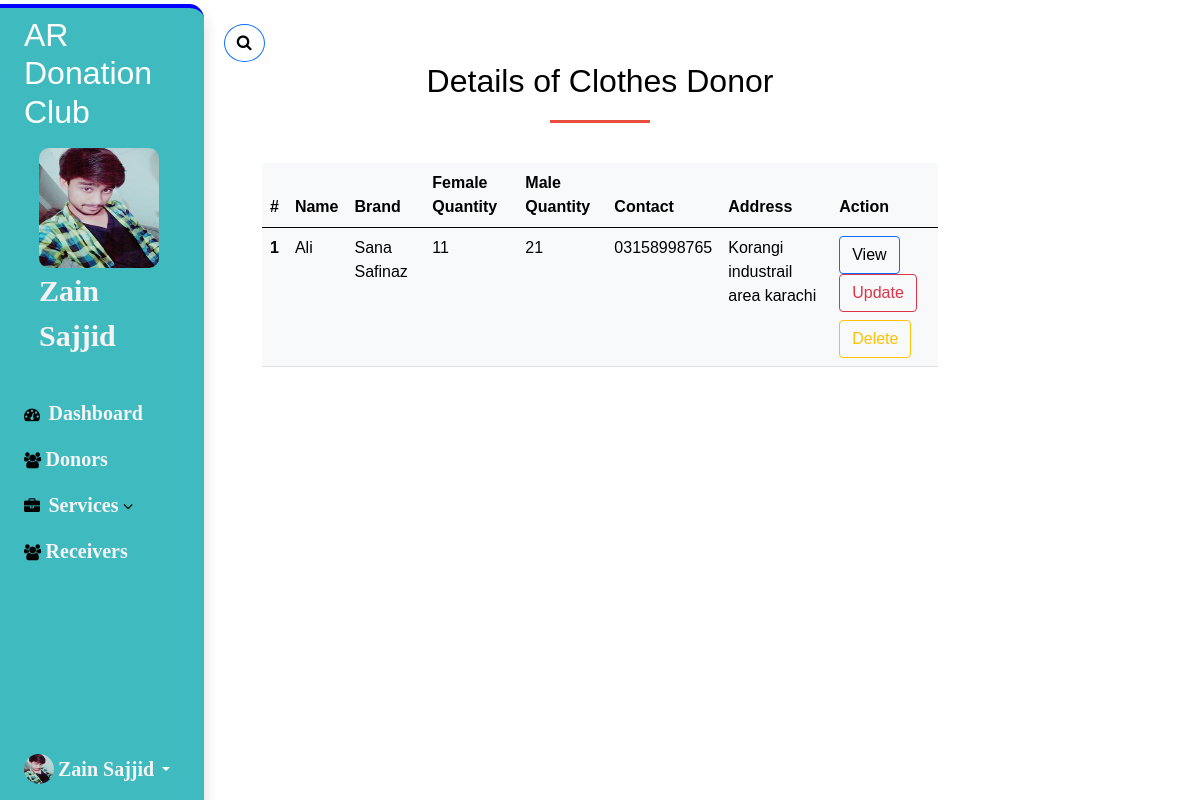
Page /NGO/dashboard/cdonor.php (signed in) on the committed database.
### tables this page shows
CREATE TABLE `team` (
  `t_id` int(11) NOT NULL,
  `t_name` varchar(200) NOT NULL,
  `t_department` varchar(200) NOT NULL,
  `t_post` varchar(200) NOT NULL,
  `t_salary` varchar(200) NOT NULL,
  `t_username` varchar(200) NOT NULL,
  `t_password` varchar(200) NOT NULL,
  `t_contact` varchar(200) NOT NULL,
  `t_city` varchar(200) NOT NULL,
  `t_address` varchar(200) NOT NULL,
  `t_gender` varchar(200) NOT NULL
);

CREATE TABLE `clothes` (
  `c_id` int(11) NOT NULL,
  `c_name` varchar(200) NOT NULL,
  `c_brand` varchar(200) NOT NULL,
  `c_mquantity` varchar(200) NOT NULL,
  `c_fquantity` varchar(200) NOT NULL,
  `c_username` varchar(200) NOT NULL,
  `c_password` varchar(200) NOT NULL,
  `c_contact` varchar(200) NOT NULL,
  `c_address` varchar(200) NOT NULL,
  `c_gender` varchar(200) NOT NULL
);

### NGO/dashboard/cdonor.php (the view, shortened to what this page needs)
<?php
include 'dbconnect.php';
include 'header.php';
$query="SELECT * FROM clothes";
$q=mysqli_query($con,$query);
?>
      <div class="col py-3 section">
      <div class="content">
   <a href="#" data-bs-toggle="modal" data-bs-target="#search">
      <button class="btn btn-outline-primary rounded-circle mt-2"><i class="fa fa-search"></i></button>
   </a>
</div>
         <h2 class="section-head">Details of Clothes Donor</h2>
           <div class="row">
             <div class="col-7 mx-auto">
               <table class="table table-light">
                <thead>
                  <tr>
                <th scope="col">#</th>
                <th scope="col">Name</th>
                <th scope="col">Brand</th>
                <th scope="col">Female Quantity</th>
                <th scope="col">Male Quantity</th>
                <th scope="col">Contact</th>
                <th scope="col">Address</th>
                <th scope="col">Action</th>
                  </tr>
                </thead>
  <?php
      while($row=mysqli_fetch_array($q)){
  ?>
                <tbody>
                  <tr>
                    <th scope="row"><?php echo $row['c_id']?></th>
                    <td> <a href="clothesprofile.php?r=<?php echo $row['c_id']?>"> <?php echo $row['c_name']?> </a> </td>
                    <td> <?php echo $row['c_brand']?></td>
                    <td> <?php echo $row['c_mquantity']?></td>
                    <td> <?php echo $row['c_fquantity']?></td>
                    <td><?php echo $row['c_contact']?></td>
                    <td><?php echo $row['c_address']?></td>
                    <td>
                  <button type="btn" class="btn btn-outline-primary">  <a href="clothesprofile.php?r=<?php echo $row['c_id']?>">View</a> </button>
                  <a href="clothesedit.php?r=<?php echo $row['c_id']?>">
                  <button type="btn" class="btn btn-outline-danger">Update</button>
                  </a>
                  <br>
                  <a href="clothesdelete.php?r=<?php echo $row['c_id']?>">
                  <button type="btn" class="btn btn-outline-warning mt-2">Delete</button>
                  </a>
                 </td>
                  </tr>
                </tbody>
    <?php
      }
    ?>
              </table>
        </div>
    </div>
</div>
</div>
</div>
</body>
</html>

### NGO/dashboard/header.php (shortened to what this page needs)
<?php
include 'dbconnect.php';
$id=$_SESSION['id'];
$query="SELECT * FROM team WHERE t_id='".$id."'";
$q=mysqli_query($con,$query);
$row=mysqli_fetch_array($q);
?>
<!DOCTYPE html>
<!DOCTYPE html>
<html lang="en">
<head>
    <link rel="stylesheet" href="../assets/css/bootstrap.min.css">
    <link rel="stylesheet" href="../assets/css/style.css">
    <link rel="stylesheet" href="https://cdnjs.cloudflare.com/ajax/libs/font-awesome/4.7.0/css/font-awesome.min.css">
</head>
<body>
  <div class="container-fluid">
    <div class="row flex-nowrap">
        <div class="col-auto sidebar col-md-3 col-xl-2 px-sm-2 px-1 bg-light mt-1 shadow">
            <div class="d-flex flex-column align-items-center align-items-sm-start px-3 pt-2 text-white min-vh-100">
              <h2>AR Donation Club</h2>
              <div class="admin-img col-md-3">
                <img src="../assets/img/rahman.jpg">
              </div>
                <a href="dashboard.php" class="admin d-flex align-items-center pb-3 mb-md-0 me-md-auto text-dark text-decoration-none">
                    <span class="fs-5 d-none d-sm-inline"><?php echo $row['t_name']?></span>
                </a>
                <ul class="nav nav-pills flex-column mb-sm-auto mb-0 align-items-center align-items-sm-start mt-3" id="menu">
                    <li class="nav-item">
                        <a href="dashboard.php" class="nav-link align-middle px-0 text-black">
                          <i class="fa fa-tachometer" aria-hidden="true"></i> <span class="ms-1 d-none d-sm-inline">Dashboard</span>
                        </a>
                    </li>
                    <li>
                      <a href="donors.php" class="nav-link px-0 align-middle">
                        <i class="fa fa-users" aria-hidden="true"></i>  <span class="d-none d-sm-inline">Donors</span></a>
                  </li>
                    <li>
                        <a href="#submenu1" data-bs-toggle="collapse" class="nav-link px-0 align-middle">
                          <i class="fa fa-briefcase" aria-hidden="true"></i> <span class="ms-1 d-none d-sm-inline">Services</span> <i class="fa fa-angle-down" aria-hidden="true"></i></a>
                    </li>
                    <li>
                      <a href="receiver.php" class="nav-link px-0 align-middle">
                        <i class="fa fa-users" aria-hidden="true"></i>  <span class="d-none d-sm-inline">Receivers</span></a>
                  </li>
                </ul>
                <div class="dropdown pb-4">
                    <a href="#" class="d-flex align-items-center text-white text-decoration-none dropdown-toggle" id="dropdownUser1" data-bs-toggle="dropdown" aria-expanded="false">
                        <img src="../assets/img/rahman.jpg" width="30" height="30" class="rounded-circle">
                        <span class="d-none d-sm-inline mx-1"><?php echo $row['t_name']?></span>
                    </a>
                </div>
            </div>
        </div>

### NGO/assets/css/style.css (style rules this page uses)
* { padding: 0%; margin: 0%; font-family: sans-serif; }
a { text-decoration: none; color: black; cursor: pointer; }
.admin span { font-weight: 900; font-size: 30px!important; margin-left: 15px; }
.admin-img img { width: 120px; height: 120px; border-radius: 10px; margin-top: 09px; margin-left: 15px; }
i { color: black; }
a span { color: rgb(246, 243, 243); font-size: 20px; font-weight: 550; font-family: Georgia, 'Times New Roman', Times, serif; }
.sidebar { background: rgb(63,187,192)!important; border-top: 4px solid blue; border-radius: 0 15px 0 0; width: 17%; position: fixed; }
.content { margin-left: 18%; }
.section { padding-top: 70px; padding-bottom: 70px; }
.section h2.section-head { color: black; text-align: center; margin-bottom: 40px; }
.section h2.section-head:after { background:#e74c3c; content: ""; display: block; width: 100px; height: 3px; margin: 20px auto; }

### rows in the picture
team: t_name "Zain Sajjid"
clothes: c_id "1", c_name "Ali", c_brand "Sana Safinaz", c_mquantity "11", c_fquantity "21", c_contact "03158998765", c_address "Korangi industrail area karachi"
